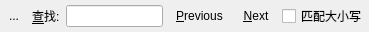
<?xml version="1.0" encoding="UTF-8"?>
<ui version="4.0">
 <class>Form</class>
 <widget class="QWidget" name="Form">
  <property name="geometry">
   <rect>
    <x>0</x>
    <y>0</y>
    <width>369</width>
    <height>32</height>
   </rect>
  </property>
  <property name="windowTitle">
   <string>Form</string>
  </property>
  <layout class="QHBoxLayout" name="horizontalLayout">
   <property name="margin">
    <number>2</number>
   </property>
   <item>
    <widget class="QToolButton" name="close">
     <property name="text">
      <string>...</string>
     </property>
     <property name="icon">
      <iconset resource="../images/icons.qrc">
       <normaloff>:/editdelete.svg</normaloff>:/editdelete.svg</iconset>
     </property>
     <property name="shortcut">
      <string>Esc</string>
     </property>
     <property name="autoRaise">
      <bool>true</bool>
     </property>
    </widget>
   </item>
   <item>
    <widget class="QLabel" name="label">
     <property name="text">
      <string>&amp;查找:</string>
     </property>
     <property name="buddy">
      <cstring>text</cstring>
     </property>
    </widget>
   </item>
   <item>
    <widget class="QLineEdit" name="text"/>
   </item>
   <item>
    <widget class="QToolButton" name="previous">
     <property name="text">
      <string>&amp;Previous</string>
     </property>
     <property name="icon">
      <iconset resource="../images/icons.qrc">
       <normaloff>:/1leftarrow.svg</normaloff>:/1leftarrow.svg</iconset>
     </property>
     <property name="toolButtonStyle">
      <enum>Qt::ToolButtonIconOnly</enum>
     </property>
     <property name="autoRaise">
      <bool>true</bool>
     </property>
    </widget>
   </item>
   <item>
    <widget class="QToolButton" name="next">
     <property name="text">
      <string>&amp;Next</string>
     </property>
     <property name="icon">
      <iconset resource="../images/icons.qrc">
       <normaloff>:/1rightarrow.svg</normaloff>:/1rightarrow.svg</iconset>
     </property>
     <property name="toolButtonStyle">
      <enum>Qt::ToolButtonIconOnly</enum>
     </property>
     <property name="autoRaise">
      <bool>true</bool>
     </property>
    </widget>
   </item>
   <item>
    <widget class="QCheckBox" name="matchCase">
     <property name="text">
      <string>匹配大小写</string>
     </property>
    </widget>
   </item>
  </layout>
 </widget>
 <resources>
  <include location="../images/icons.qrc"/>
 </resources>
 <connections>
  <connection>
   <sender>text</sender>
   <signal>returnPressed()</signal>
   <receiver>next</receiver>
   <slot>animateClick()</slot>
   <hints>
    <hint type="sourcelabel">
     <x>122</x>
     <y>14</y>
    </hint>
    <hint type="destinationlabel">
     <x>247</x>
     <y>21</y>
    </hint>
   </hints>
  </connection>
 </connections>
</ui>
